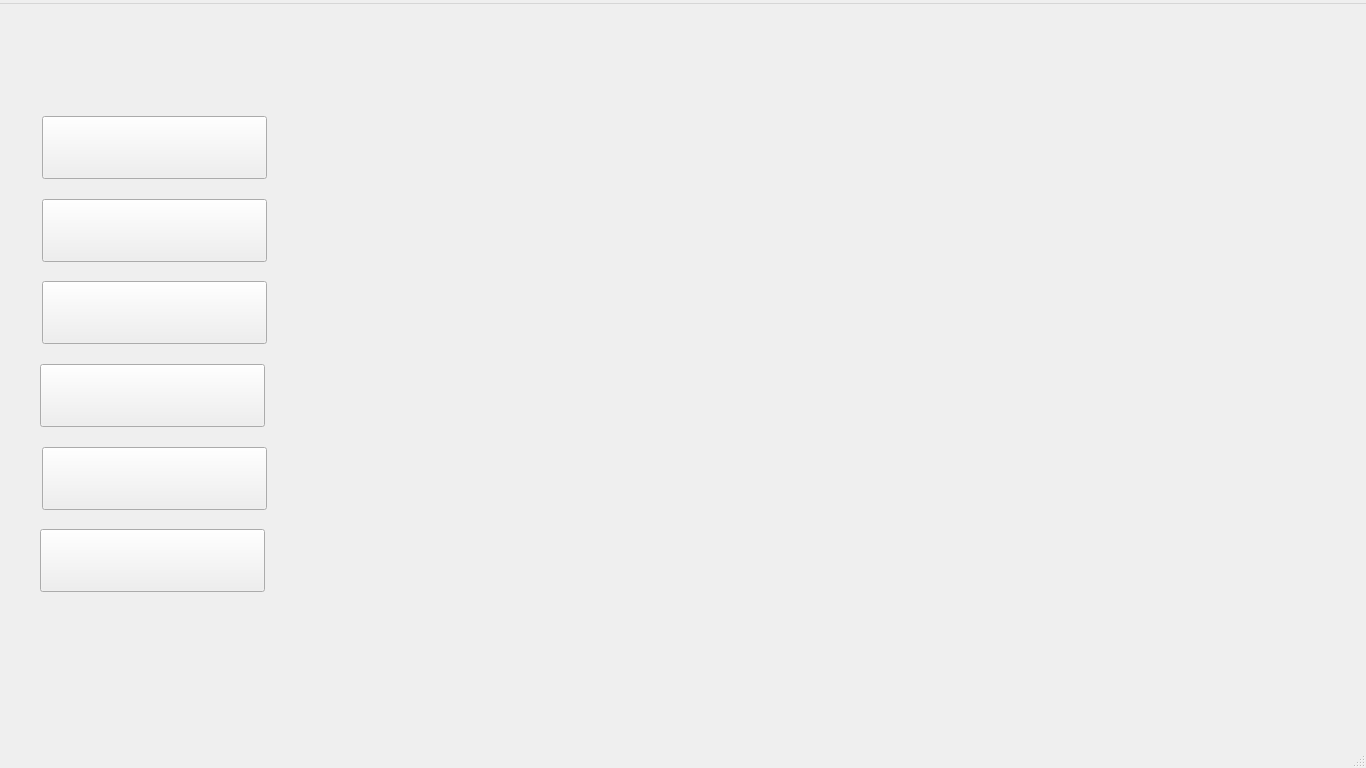
<?xml version="1.0" encoding="UTF-8"?>
<ui version="4.0">
 <class>Hotel_management_System</class>
 <widget class="QMainWindow" name="Hotel_management_System">
  <property name="geometry">
   <rect>
    <x>0</x>
    <y>0</y>
    <width>1366</width>
    <height>768</height>
   </rect>
  </property>
  <property name="minimumSize">
   <size>
    <width>1366</width>
    <height>768</height>
   </size>
  </property>
  <property name="maximumSize">
   <size>
    <width>1366</width>
    <height>768</height>
   </size>
  </property>
  <property name="windowTitle">
   <string>Hotel_management_System</string>
  </property>
  <property name="autoFillBackground">
   <bool>false</bool>
  </property>
  <property name="styleSheet">
   <string notr="true">background-image: url(:/image/background.png);</string>
  </property>
  <widget class="QWidget" name="centralWidget">
   <widget class="QPushButton" name="pushButton">
    <property name="geometry">
     <rect>
      <x>42</x>
      <y>112</y>
      <width>225</width>
      <height>63</height>
     </rect>
    </property>
    <property name="text">
     <string/>
    </property>
   </widget>
   <widget class="QPushButton" name="pushButton_2">
    <property name="geometry">
     <rect>
      <x>42</x>
      <y>195</y>
      <width>225</width>
      <height>63</height>
     </rect>
    </property>
    <property name="text">
     <string/>
    </property>
   </widget>
   <widget class="QPushButton" name="pushButton_3">
    <property name="geometry">
     <rect>
      <x>42</x>
      <y>277</y>
      <width>225</width>
      <height>63</height>
     </rect>
    </property>
    <property name="text">
     <string/>
    </property>
   </widget>
   <widget class="QPushButton" name="pushButton_4">
    <property name="geometry">
     <rect>
      <x>40</x>
      <y>360</y>
      <width>225</width>
      <height>63</height>
     </rect>
    </property>
    <property name="text">
     <string/>
    </property>
   </widget>
   <widget class="QPushButton" name="pushButton_5">
    <property name="geometry">
     <rect>
      <x>42</x>
      <y>443</y>
      <width>225</width>
      <height>63</height>
     </rect>
    </property>
    <property name="text">
     <string/>
    </property>
   </widget>
   <widget class="QPushButton" name="pushButton_6">
    <property name="geometry">
     <rect>
      <x>40</x>
      <y>525</y>
      <width>225</width>
      <height>63</height>
     </rect>
    </property>
    <property name="text">
     <string/>
    </property>
   </widget>
  </widget>
  <widget class="QMenuBar" name="menuBar">
   <property name="geometry">
    <rect>
     <x>0</x>
     <y>0</y>
     <width>1366</width>
     <height>24</height>
    </rect>
   </property>
   <widget class="QMenu" name="menu">
    <property name="title">
     <string/>
    </property>
   </widget>
   <addaction name="menu"/>
  </widget>
  <widget class="QStatusBar" name="statusBar"/>
 </widget>
 <layoutdefault spacing="6" margin="11"/>
 <resources/>
 <connections/>
</ui>
